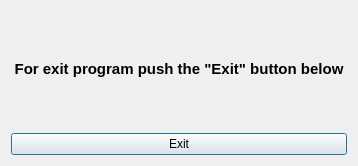
<?xml version="1.0" encoding="UTF-8"?>
<ui version="4.0">
 <class>Dialog11</class>
 <widget class="QDialog" name="Dialog11">
  <property name="geometry">
   <rect>
    <x>0</x>
    <y>0</y>
    <width>358</width>
    <height>166</height>
   </rect>
  </property>
  <property name="windowTitle">
   <string>Anton Mitrofanov</string>
  </property>
  <property name="layoutDirection">
   <enum>Qt::LeftToRight</enum>
  </property>
  <layout class="QVBoxLayout" name="verticalLayout">
   <item>
    <widget class="QLabel" name="label">
     <property name="text">
      <string>&lt;html&gt;&lt;head/&gt;&lt;body&gt;&lt;p align=&quot;center&quot;&gt;&lt;span style=&quot; font-size:11pt; font-weight:600;&quot;&gt;For exit program push the &amp;quot;Exit&amp;quot; button below&lt;/span&gt;&lt;/p&gt;&lt;/body&gt;&lt;/html&gt;</string>
     </property>
    </widget>
   </item>
   <item>
    <widget class="QPushButton" name="pushButton">
     <property name="text">
      <string>Exit</string>
     </property>
    </widget>
   </item>
  </layout>
 </widget>
 <resources/>
 <connections/>
</ui>
